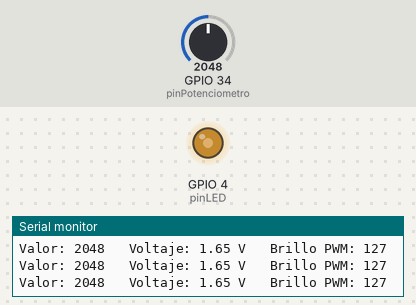
Recording of a sketch running on a simulated ESP32. Shown: output pins drawn as LEDs (lit = HIGH), the last lines printed to the serial monitor. Inputs (shaded band) come from the test bench; at power-on: GPIO 34 (pinPotenciometro) = 2048.

Above: at 1.2 s.
1.3 s: GPIO 34 (pinPotenciometro) set to 2866
At 2.2 s:
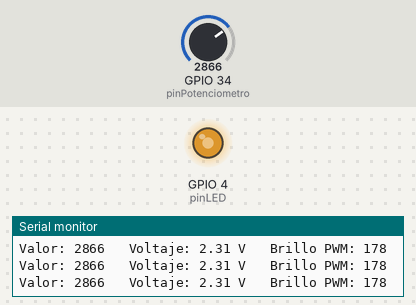
3.0 s: GPIO 34 (pinPotenciometro) set to 3603
At 3.4 s:
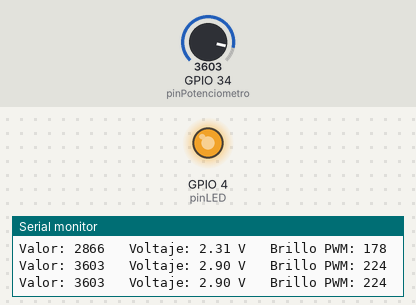
4.5 s: GPIO 34 (pinPotenciometro) set to 491
At 5.7 s:
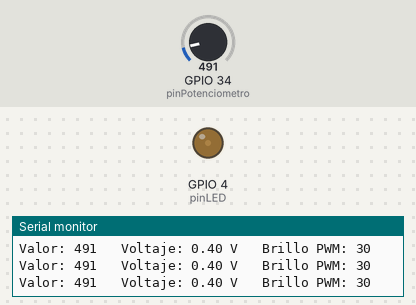
6.0 s: GPIO 34 (pinPotenciometro) set to 0
At 7.1 s:
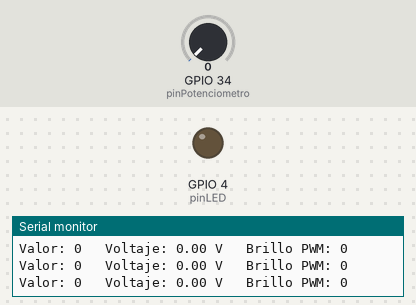
7.5 s: GPIO 34 (pinPotenciometro) set to 2047
At 8.3 s:
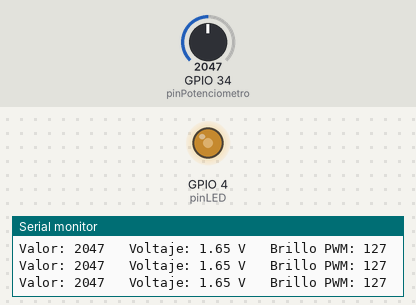
Timing chart, 0 to 10.0 s (numbered marks = the images above; inputs shaded):
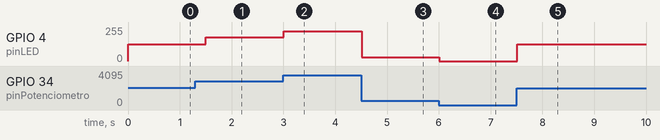

The sketch:

Potenciometro.ino
```cpp
/* ═══════════════════════════════════════════════════════════════
 *   Práctica: Controlar el brillo de un LED con un potenciómetro
 *   ─────────────────────────────────────────────────────────────
 *   ¿Qué hace este programa?
 *   - Lee la posición del potenciómetro: 0 a 4095
 *   - Convierte ese valor en voltaje: 0 a 3.3 V
 *   - Cambia el brillo del LED mediante PWM
 *   - Muestra los datos en el monitor serial
 *
 *   Profesor: Msc. Néstor Fabio Montoya Palacios
 * ═══════════════════════════════════════════════════════════════ */


// Pines utilizados
const int pinPotenciometro = 34;   // GPIO34: entrada analógica (ADC1_CH6)
const int pinLED = 4;              // GPIO4:  salida PWM para el LED

// Configuración PWM para ESP32
const int frecuenciaPWM = 5000;    // Frecuencia PWM en Hz
const int resolucionPWM = 8;       // Resolución de 8 bits: valores de 0 a 255


void setup() {
  // Iniciamos la comunicación serial
  Serial.begin(115200);

  // El pin del potenciómetro será entrada
  pinMode(pinPotenciometro, INPUT);

  // Configuramos PWM en el pin del LED
  ledcAttach(pinLED, frecuenciaPWM, resolucionPWM);

  // Mensaje inicial
  Serial.println("¡Comenzamos la práctica!");
  Serial.println("-------------------------");
}


void loop() {

  // PASO 1: Leer el potenciómetro
  // El ESP32 entrega un valor entre 0 y 4095
  int valor = analogRead(pinPotenciometro);

  // PASO 2: Convertir el valor leído a voltaje
  // 4095 equivale aproximadamente a 3.3 V
  float voltaje = (valor * 3.3) / 4095.0;

  // PASO 3: Convertir el valor analógico a brillo PWM
  // Potenciómetro: 0 a 4095
  // PWM LED:       0 a 255
  int brillo = map(valor, 0, 4095, 0, 255);

  // Limitamos el valor por seguridad
  brillo = constrain(brillo, 0, 255);

  // PASO 4: Aplicar el brillo al LED
  // A mayor valor del potenciómetro, mayor brillo
  ledcWrite(pinLED, brillo);

  // PASO 5: Mostrar datos en el monitor serial
  Serial.print("Valor: ");
  Serial.print(valor);

  Serial.print("   Voltaje: ");
  Serial.print(voltaje, 2);

  Serial.print(" V   Brillo PWM: ");
  Serial.println(brillo);

  // Pequeña pausa para no saturar el monitor serial
  delay(300);
}
```

Measured:
- after the input at 1.3 s, GPIO 4 (pinLED): 127/255 → 177/255 after 0.21 s
- after the input at 3.0 s, GPIO 4 (pinLED): 177/255 → 223/255 at once
- after the input at 4.5 s, GPIO 4 (pinLED): 223/255 → 30/255 at once
- after the input at 6.0 s, GPIO 4 (pinLED): 30/255 → 0/255 at once
- after the input at 7.5 s, GPIO 4 (pinLED): 0/255 → 127/255 at once
